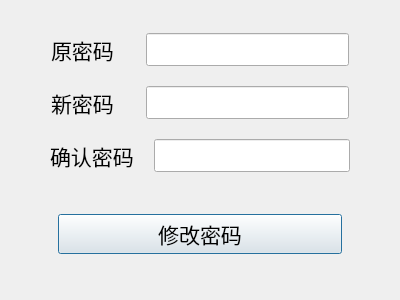
<?xml version="1.0" encoding="UTF-8"?>
<ui version="4.0">
 <class>ChangePassword</class>
 <widget class="QDialog" name="ChangePassword">
  <property name="geometry">
   <rect>
    <x>0</x>
    <y>0</y>
    <width>400</width>
    <height>300</height>
   </rect>
  </property>
  <property name="windowTitle">
   <string>修改密码</string>
  </property>
  <layout class="QVBoxLayout" name="verticalLayout">
   <property name="spacing">
    <number>20</number>
   </property>
   <item>
    <spacer name="verticalSpacer">
     <property name="orientation">
      <enum>Qt::Vertical</enum>
     </property>
     <property name="sizeHint" stdset="0">
      <size>
       <width>20</width>
       <height>27</height>
      </size>
     </property>
    </spacer>
   </item>
   <item>
    <layout class="QHBoxLayout" name="horizontalLayout" stretch="2,2,10,2">
     <item>
      <spacer name="horizontalSpacer">
       <property name="orientation">
        <enum>Qt::Horizontal</enum>
       </property>
       <property name="sizeHint" stdset="0">
        <size>
         <width>40</width>
         <height>20</height>
        </size>
       </property>
      </spacer>
     </item>
     <item>
      <widget class="QLabel" name="label_password">
       <property name="font">
        <font>
         <pointsize>16</pointsize>
        </font>
       </property>
       <property name="text">
        <string>原密码  </string>
       </property>
      </widget>
     </item>
     <item>
      <widget class="QLineEdit" name="lineEdit_password">
       <property name="font">
        <font>
         <pointsize>16</pointsize>
        </font>
       </property>
       <property name="maxLength">
        <number>16</number>
       </property>
       <property name="echoMode">
        <enum>QLineEdit::Password</enum>
       </property>
      </widget>
     </item>
     <item>
      <spacer name="horizontalSpacer_2">
       <property name="orientation">
        <enum>Qt::Horizontal</enum>
       </property>
       <property name="sizeHint" stdset="0">
        <size>
         <width>40</width>
         <height>20</height>
        </size>
       </property>
      </spacer>
     </item>
    </layout>
   </item>
   <item>
    <layout class="QHBoxLayout" name="horizontalLayout_2" stretch="2,2,10,2">
     <item>
      <spacer name="horizontalSpacer_3">
       <property name="orientation">
        <enum>Qt::Horizontal</enum>
       </property>
       <property name="sizeHint" stdset="0">
        <size>
         <width>40</width>
         <height>20</height>
        </size>
       </property>
      </spacer>
     </item>
     <item>
      <widget class="QLabel" name="label_changePassword">
       <property name="font">
        <font>
         <pointsize>16</pointsize>
        </font>
       </property>
       <property name="text">
        <string>新密码  </string>
       </property>
      </widget>
     </item>
     <item>
      <widget class="QLineEdit" name="lineEdit_changePassword">
       <property name="font">
        <font>
         <pointsize>16</pointsize>
        </font>
       </property>
       <property name="maxLength">
        <number>16</number>
       </property>
       <property name="echoMode">
        <enum>QLineEdit::Password</enum>
       </property>
      </widget>
     </item>
     <item>
      <spacer name="horizontalSpacer_4">
       <property name="orientation">
        <enum>Qt::Horizontal</enum>
       </property>
       <property name="sizeHint" stdset="0">
        <size>
         <width>40</width>
         <height>20</height>
        </size>
       </property>
      </spacer>
     </item>
    </layout>
   </item>
   <item>
    <layout class="QHBoxLayout" name="horizontalLayout_3" stretch="2,2,10,2">
     <item>
      <spacer name="horizontalSpacer_5">
       <property name="orientation">
        <enum>Qt::Horizontal</enum>
       </property>
       <property name="sizeHint" stdset="0">
        <size>
         <width>40</width>
         <height>20</height>
        </size>
       </property>
      </spacer>
     </item>
     <item>
      <widget class="QLabel" name="label_changePassword_2">
       <property name="font">
        <font>
         <pointsize>16</pointsize>
        </font>
       </property>
       <property name="text">
        <string>确认密码</string>
       </property>
      </widget>
     </item>
     <item>
      <widget class="QLineEdit" name="lineEdit_changePassword_2">
       <property name="font">
        <font>
         <pointsize>16</pointsize>
        </font>
       </property>
       <property name="maxLength">
        <number>16</number>
       </property>
       <property name="echoMode">
        <enum>QLineEdit::Password</enum>
       </property>
      </widget>
     </item>
     <item>
      <spacer name="horizontalSpacer_6">
       <property name="orientation">
        <enum>Qt::Horizontal</enum>
       </property>
       <property name="sizeHint" stdset="0">
        <size>
         <width>40</width>
         <height>20</height>
        </size>
       </property>
      </spacer>
     </item>
    </layout>
   </item>
   <item>
    <spacer name="verticalSpacer_2">
     <property name="orientation">
      <enum>Qt::Vertical</enum>
     </property>
     <property name="sizeHint" stdset="0">
      <size>
       <width>20</width>
       <height>28</height>
      </size>
     </property>
    </spacer>
   </item>
   <item>
    <layout class="QHBoxLayout" name="horizontalLayout_4" stretch="2,12,2">
     <item>
      <spacer name="horizontalSpacer_7">
       <property name="orientation">
        <enum>Qt::Horizontal</enum>
       </property>
       <property name="sizeHint" stdset="0">
        <size>
         <width>40</width>
         <height>20</height>
        </size>
       </property>
      </spacer>
     </item>
     <item>
      <widget class="QPushButton" name="pushButton_changePassword">
       <property name="font">
        <font>
         <pointsize>16</pointsize>
        </font>
       </property>
       <property name="text">
        <string>修改密码</string>
       </property>
      </widget>
     </item>
     <item>
      <spacer name="horizontalSpacer_8">
       <property name="orientation">
        <enum>Qt::Horizontal</enum>
       </property>
       <property name="sizeHint" stdset="0">
        <size>
         <width>40</width>
         <height>20</height>
        </size>
       </property>
      </spacer>
     </item>
    </layout>
   </item>
   <item>
    <spacer name="verticalSpacer_3">
     <property name="orientation">
      <enum>Qt::Vertical</enum>
     </property>
     <property name="sizeHint" stdset="0">
      <size>
       <width>20</width>
       <height>40</height>
      </size>
     </property>
    </spacer>
   </item>
  </layout>
 </widget>
 <resources/>
 <connections/>
</ui>
